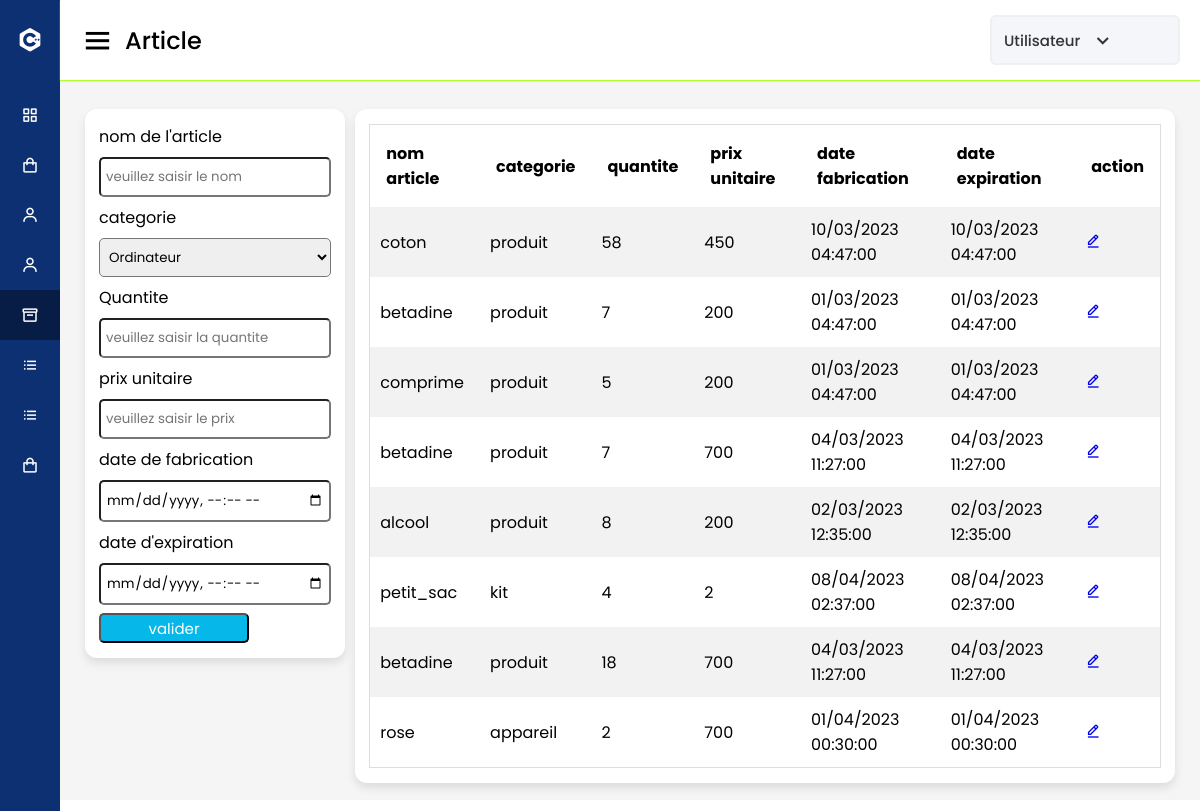
The app's page /article.php with its own data.
### tables this page shows
CREATE TABLE `article` (
  `idarticle` int(11) NOT NULL,
  `nomarticle` varchar(50) NOT NULL,
  `categorie` varchar(50) NOT NULL,
  `quantite` int(11) NOT NULL,
  `prix_unitaire` int(11) NOT NULL,
  `date_fabrication` datetime NOT NULL,
  `date_expiration` datetime NOT NULL
);

### function.php (called while the page is built, shortened)
<?php
function getArticle($id=null){
    if(!empty($id)){
        $sql = " SELECT * FROM article WHERE idarticle=?";
        $req = $GLOBALS['connexion']->prepare($sql);
        $req->execute(array($id));
        return $req->fetch();
    }
     else{
        $sql = " SELECT * FROM article";
        $req = $GLOBALS['connexion']->prepare($sql);
        $req->execute();
        return $req->fetchAll() ;
    }
}
?>

### article.php (the view, shortened to what this page needs)
<?php
include 'entete.php';
?>
<div class="home-content">
      <div class="overview-boxes">
        <div class="box">
            <form class="rito"  action="<?= !empty($_GET['idarticle']) ? "./modifArticle.php" : "./ajoutArticle.php"?>" method="post">
                <label for="nomarticle">nom de l'article</label>
                <input   value="<?= !empty($_GET['idarticle']) ? $article['nomarticle'] : ""?>" type="text" name="nomarticle" id="nomarticle" placeholder="veuillez saisir le nom">
                <label for="categorie">categorie</label>
                <select name="categorie" id="categorie">
                <option <?= !empty($_GET['idarticle']) && $article['categorie']== "Ordinateur"? "selected" : ""?> value="Ordinateur">Ordinateur</option>
                </select>
                <label for="quantite">Quantite</label>
                <input  value="<?= !empty($_GET['idarticle']) ? $article['quantite'] : ""?>" type="number" name="quantite" id="quantite" placeholder="veuillez saisir la quantite">
                <label for="prix_unitaire">prix unitaire</label>
                <input   value="<?= !empty($_GET['idarticle']) ? $article['prix_unitaire'] : ""?>"type="number" name="prix_unitaire" id="prix_unitaire" placeholder="veuillez saisir le prix">
                <label for="date_fabrication">date de fabrication</label>
                <input  value="<?= !empty($_GET['idarticle']) ? $article['date_fabrication'] : ""?>" type="datetime-local" name="date_fabrication" id="date_fabrication" placeholder="veuillez saisir le nom">
                <label for="date_expiration">date d'expiration</label>
                <input  value="<?= !empty($_GET['idarticle']) ? $article['date_expiration'] : ""?>" type="datetime-local" name="date_expiration" id="date_expiration" placeholder="veuillez saisir le nom">
                <button type="submit" >valider</button>
            </form>
        </div>
<div class="box">
<table class="mtable">
    <tr>
        <th>nom article</th>
        <th>categorie</th>
        <th>quantite</th>
        <th>prix unitaire</th>
        <th>date fabrication</th>
        <th>date expiration</th>
        <th>action</th>
    </tr>
    <?php
    $articles = getArticle();
    if(!empty($articles) && is_array($articles)){
            foreach($articles as $key => $value){
        ?>
        <tr>
           <td><?= $value['nomarticle'] ?></td>
           <td><?= $value['categorie'] ?></td>
           <td><?= $value['quantite'] ?></td>
           <td><?= $value['prix_unitaire'] ?></td>
           <td><?= date('d/m/Y H:i:s', strtotime($value['date_fabrication']))?></td>
           <td><?= date('d/m/Y H:i:s', strtotime($value['date_fabrication'])) ?></td>
         <td> <a href="?idarticle=<?=$value['idarticle'] ?> ?>"> <i class="bx bx-edit-alt"></i></a></td>
        </tr>
                <?php
        }
    }
    ?>
</table>
</div>
      </div>
      </div>
    </section>
    <?php
include 'pied.php';
?>

### style.css (style rules this page uses)
* { margin: 0; padding: 0; box-sizing: border-box; font-family: "Poppins", sans-serif; }
.home-section .home-content { position: relative; padding-top: 104px; }
.home-content .overview-boxes { display: flex; align-items: flex-start; justify-content: space-between; flex-wrap: nowrap; padding: 0 20px; margin-bottom: 26px; }
.overview-boxes .box { display: flex; align-items: center; justify-content: center; min-width: calc(100% / 4 - 15px); background: #fff; padding: 15px 14px; border-radius: 12px; box-shadow: 0 5px 10px rgba(0, 0, 0, 0.1); margin: 5px; }
input, textarea, select { margin-bottom: 10px; box-sizing: border-box; width: 100%; margin: 8px 0; padding: 8px 5px; border-radius: 5px; display: block; }
button { background-color: rgb(6, 183, 233); color: white; width: 150px; height: 30px; font-size: 15px; border-radius: 5px; }
label { display: block; }
form { width: 100%; }
table.mtable { width: 100%; border-collapse: collapse; width: 100%; border: 1px solid #ddd; }
th, td { text-align: left; padding: 16px; }
table.mtable tr:nth-child(even) { background: #f2f2f2; }
table.mtable td { padding: 10px; }
body { background-size: cover; height: 100vh; border-radius: 0px 0px 20px 20px; margin-bottom: 40px; }

### records on screen
article: nomarticle "coton", categorie "produit", quantite "58", prix_unitaire "450", date_fabrication "10/03/2023 04:47:00"
article: nomarticle "betadine", categorie "produit", quantite "7", prix_unitaire "200", date_fabrication "01/03/2023 04:47:00"
article: nomarticle "comprime", categorie "produit", quantite "5", prix_unitaire "200", date_fabrication "01/03/2023 04:47:00"
article: nomarticle "betadine", categorie "produit", quantite "7", prix_unitaire "700", date_fabrication "04/03/2023 11:27:00"
article: nomarticle "alcool", categorie "produit", quantite "8", prix_unitaire "200", date_fabrication "02/03/2023 12:35:00"
article: nomarticle "petit_sac", categorie "kit", quantite "4", prix_unitaire "2", date_fabrication "08/04/2023 02:37:00"
article: nomarticle "betadine", categorie "produit", quantite "18", prix_unitaire "700", date_fabrication "04/03/2023 11:27:00"
article: nomarticle "rose", categorie "appareil", quantite "2", prix_unitaire "700", date_fabrication "01/04/2023 00:30:00"

### other values on screen
str_replace(".php","",basename($_SERVER['PHP_SELF'])) "Article"
